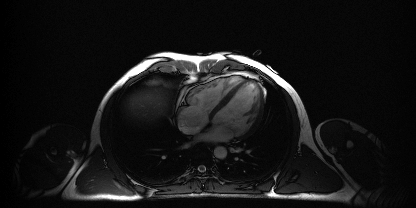
%> input picture test_images/cardiac.png, 416 x 208 px
$ octave demo2_VDAMP_FISTA_comparison.m   (GNU Octave 9; MATLAB toolbox functions it lacks are replaced by stand-ins)
%> lines starting %> are read from the running program, lines starting %| are printed output that depends on the picture
### utils/genPDF.m
function [pdf,val] = genPDF(imSize,p,pctg,distType,radius,disp)
% NB: from the SparseMRI package
% (http://people.eecs.berkeley.edu/~mlustig/Software.html)
%
%[pdf,val] = genPDF(imSize,p,pctg [,distType,radius,disp])
%
%	generates a pdf for a 1d or 2d random sampling pattern
%	with polynomial variable density sampling
%
%	Input:
%		imSize - size of matrix or vector
%		p - power of polynomial
%		pctg - partial sampling factor e.g. 0.5 for half
%		distType - 1 or 2 for L1 or L2 distance measure
%		radius - radius of fully sampled center
%		disp - display output
%
%	Output:
%		pdf - the pdf
%		val - min sampling density
%
%
%	Example:
%	[pdf,val] = genPDF([128,128],2,0.5,2,0,1);
%
%	(c) Michael Lustig 2007

if nargin < 4
	distType = 2;
end

if nargin < 5
	radius = 0;
end

if nargin < 6
	disp = 0;
end


minval=0;
maxval=1;
val = 0.5;

if length(imSize)==1
	imSize = [imSize,1];
end

sx = imSize(1);
sy = imSize(2);
PCTG = floor(pctg*sx*sy);


if sum(imSize==1)==0  % 2D
	[x,y] = meshgrid(linspace(-1,1,sy),linspace(-1,1,sx));
	switch distType
		case 1
			r = max(abs(x),abs(y));
		otherwise
			r = sqrt(x.^2+y.^2);
			r = r/max(abs(r(:)));
	end

else %1d
	r = abs(linspace(-1,1,max(sx,sy)));
end


idx = find(r<radius);

pdf = (1-r).^p; pdf(idx) = 1;
if floor(sum(pdf(:))) > PCTG
	error('infeasible without undersampling dc, increase p');
end

% begin bisection
while(1)
	val = minval/2 + maxval/2;
	pdf = (1-r).^p + val; pdf(find(pdf>1)) = 1; pdf(idx)=1;
	N = floor(sum(pdf(:)));
	if N > PCTG % infeasible
		maxval=val;
	end
	if N < PCTG % feasible, but not optimal
		minval=val;
	end
	if N==PCTG % optimal
		break;
	end
end

if disp
	figure,
	subplot(211), imshow(pdf)
	if sum(imSize==1)==0
		subplot(212), plot(pdf(end/2+1,:));
	else
		subplot(212), plot(pdf);
	end
end

### utils/fftnc.m
function k = fftnc(x)
% normalised FFT of x with low frequencies at the center
% IN:
%   k: Fourier coefficients
% OUT:
%   x: inverse FFT of k
%
% The Software does not have 510K approval,  U.S. Food and Drug Administration (FDA) clearance,
% European Medicines Agency (EMA) clearance or CE mark. The Software is intended research purposes only,
% not for diagnostic or clinical use.
%
% Copyright (C) 2019  Charles Millard
% Copyright (C) 2019  Siemens Healthineers

k = fftshift(fftn(fftshift(x)));
k = k/sqrt(length(x(:)));

### demo2_VDAMP_FISTA_comparison.m
% Comparion between VDAMP-alpha, VDAMP-S, FISTA, S-FISTA and SURE-IT for uniform,
% two-level or polynomial undersampling.
%
% Uses pre-tuned sparse weighting lambdas in lambda_tuning folder. Also
% uses pre-determined per-subband sista weights from sista_weights folder.
%
% Note that it is necessary to use
% an image type and acceleration factor N/n used in the paper: 4,6,8 for
% all images except the shepp-logan, which uses 8, 10 12, else the pre-tuning.
% will not be available. If you would like
% to run FISTA/SISTA with other masks, images, or number of decomposition
% scales s, you can use the scripts in lambda_tuning and sista_weights to select them
%
% The Software does not have 510K approval,  U.S. Food and Drug Administration (FDA) clearance,
% European Medicines Agency (EMA) clearance or CE mark. The Software is intended for research purposes only,
% not for diagnostic or clinical use.
%
% Copyright (C) 2020  Charles Millard
% Copyright (C) 2020  Siemens Healthineers

clear all;
addpath(genpath(pwd))
%%

rng('default');
rng(811);

%% im_type options are 'shepplogan' or those listed in test_images folder

im_type = 'cardiac';
target_delta = 1/4; % n/N

%%
switch im_type
    case 'shepplogan'
        x0 = phantom('modified shepp-logan', 512);
    otherwise
        x0 = imread([num2str(im_type), '.png']);
%> x0 is the input picture: size 208x416 uint8; min 0, max 255, mean 22
end

x0 = double(rescale(x0));
%> x0: size 208x416 double
[nx, ny] = size(x0);
%> nx = 208; ny = 416

%% lustig's VDS scheme

prob_map = genPDF([nx,ny], 8, target_delta, 2, 0,0);
%> in genPDF, `pdf(idx) = 1`:
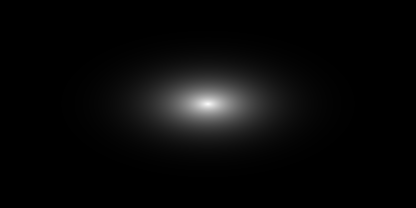
%> pdf: size 208x416 double; min 0, max 0.97, mean 0.0347
%> after the loop in genPDF, `while(1)`:
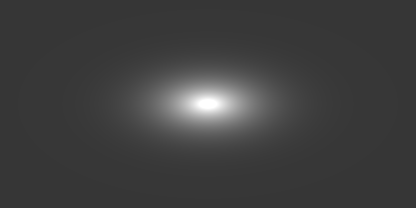
%> pdf: size 208x416 double; min 0.215, max 1, mean 0.25


%% generate data
SNR = 40;

mask = binornd(1, prob_map, nx,ny);
delta=mean(mask(:));
%> delta = 0.25

var0 = mean(abs(x0(:)).^2)/(10^(SNR/10));
%> var0 = 3.04e-06
noise = normrnd(0, sqrt(var0), nx,ny)./sqrt(2) + 1i* normrnd(0, sqrt(var0), nx,ny)./sqrt(2);

dcoil = mask.*(fftnc(x0) + noise);

%% set algorithm options

opts.verbose =0;
opts.fistaFlag = 2;
opts.rho = 1;
opts.saveHist = 0;
opts.scales = 4;
opts.maxTime = 10000;
opts.wavType = 'db1';
%% load pre-tuned sista weights
try
    load(['sista_weights/', num2str(nx), 'x', num2str(ny), '/us_fac', num2str(round(1/target_delta))]);
catch
%> (the run ends here)
